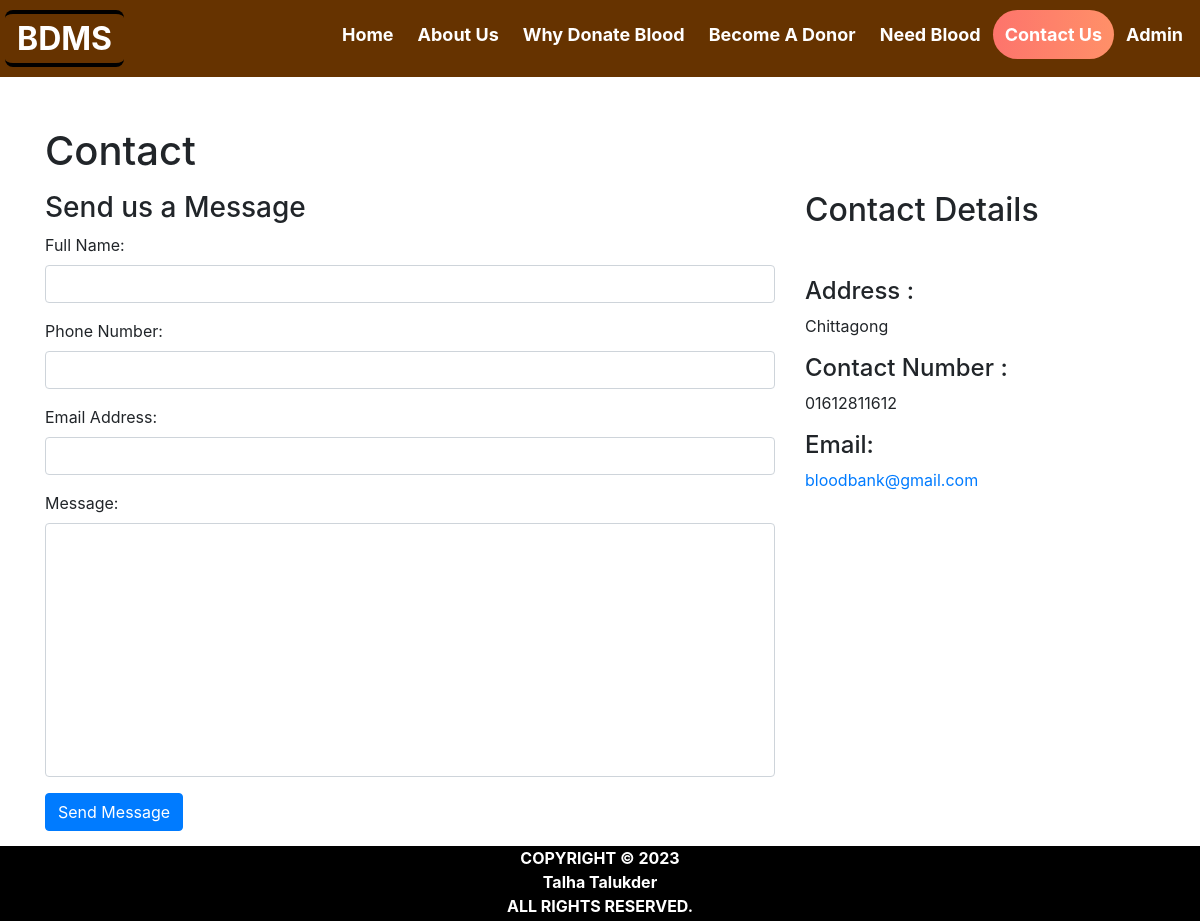
Page /contact_us.php on the committed database.
### tables this page shows
create table contact_info(
contact_id int auto_increment Not Null,
contact_address varchar(100) NOT NULL,
contact_mail varchar(50) NOT NULL,
contact_phone varchar(100) NOT NULL,
primary key(contact_id)
);

### contact_us.php (the view, shortened to what this page needs)
<html>
<head>
  <link rel="stylesheet" href="https://maxcdn.bootstrapcdn.com/bootstrap/4.5.2/css/bootstrap.min.css">
</head>
<body>
<?php $active ='contact';
include 'head.php'; ?>
<div id="page-container" style="margin-top:50px; position: relative;min-height: 84vh;">
  <div class="container">
  <div id="content-wrap" style="padding-bottom:50px;">
    <h1 class="mt-4 mb-3">Contact</h1>
    <div class="row">
      <div class="col-lg-8 mb-4">
        <h3>Send us a Message</h3>
        <form name="sentMessage"  method="post">
            <div class="control-group form-group">
                <div class="controls">
                    <label>Full Name:</label>
                    <input type="text" class="form-control" id="name" name="fullname" required>
                </div>
            </div>
            <div class="control-group form-group">
                <div class="controls">
                    <label>Phone Number:</label>
                    <input type="tel" class="form-control" id="phone" name="contactno"  required >
                </div>
            </div>
            <div class="control-group form-group">
                <div class="controls">
                    <label>Email Address:</label>
                    <input type="email" class="form-control" id="email" name="email" required>
                </div>
            </div>
            <div class="control-group form-group">
                <div class="controls">
                    <label>Message:</label>
                    <textarea rows="10" cols="100" class="form-control" id="message" name="message" required  maxlength="999" style="resize:none"></textarea>
                </div>
            </div>
            <button type="submit" name="send"  class="btn btn-primary">Send Message</button>
        </form>
    </div>
    <div class="col-lg-4 mb-4">
        <h2>Contact Details</h2>
        <?php
          include 'conn.php';
          $sql= "select * from contact_info";
          $result=mysqli_query($conn,$sql);
          if(mysqli_num_rows($result)>0)   {
              while($row = mysqli_fetch_assoc($result)) { ?>
        <br>
        <p>
            <h4>Address :</h4><?php echo $row['contact_address']; ?>
        </p>
        <p>
            <h4>Contact Number :</h4><?php echo $row['contact_phone']; ?>
        </p>
        <p>
          <h4>  Email: </h4><a href="#"><?php echo $row['contact_mail']; ?></a>
        </p>
        <?php }
      } ?>
    </div>
</div>
</div>
</div>
<?php include 'footer.php' ?>
</div>
</body>
</html>

### rows in the picture
contact_info: contact_address "Chittagong", contact_phone "01612811612", contact_mail "bloodbank@gmail.com"
